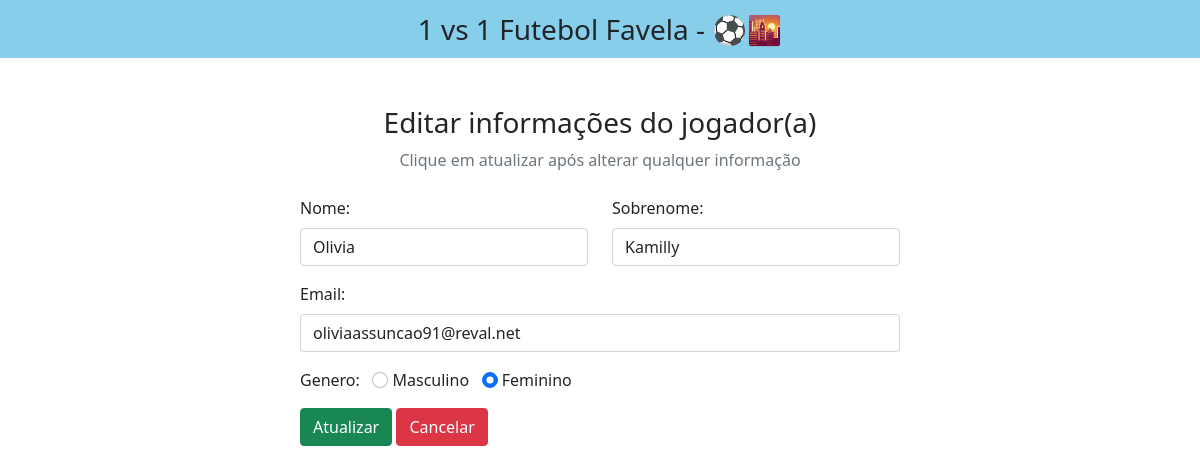
Page /edit.php?id=15 on the committed database.
### tables this page shows
CREATE TABLE `usuario` (
  `id` int(100) NOT NULL,
  `primeiro_nome` varchar(100) NOT NULL,
  `sobrenome` varchar(100) NOT NULL,
  `email` varchar(100) NOT NULL,
  `genero` varchar(100) NOT NULL
);

### edit.php (the view, shortened to what this page needs)
<?php
include "db_conn.php";
$id = $_GET["id"];
?>
<!DOCTYPE html>
<html lang="pt-br">
<head>
    <link href="https://cdn.jsdelivr.net/npm/bootstrap@5.0.2/dist/css/bootstrap.min.css" rel="stylesheet">
    <link rel="stylesheet" href="https://cdnjs.cloudflare.com/ajax/libs/font-awesome/6.4.0/css/all.min.css" />
</head>
<body>
    <nav class="navbar navbar-light justify-content-center fs-3 mb-5" style="background-color: #87CEEB;">
        1 vs 1 Futebol Favela - ⚽🌇
    </nav>
    <div class="container">
        <div class="text-center mb-4">
            <h3>Editar informações do jogador(a)</h3>
            <p class="text-muted">Clique em atualizar após alterar qualquer informação</p>
        </div>
        <?php
        $sql = "SELECT * FROM `usuario` WHERE id = $id LIMIT 1";
        $result = mysqli_query($conn, $sql);
        $row = mysqli_fetch_assoc($result);
        ?>
        <div class="container d-flex justify-content-center">
            <form action="" method="post" style="width:50vw; min-width:300px;">
                <div class="row mb-3">
                    <div class="col">
                        <label class="form-label">Nome:</label>
                        <input type="text" class="form-control" name="primeiro_nome" value="<?php echo $row['primeiro_nome'] ?>">
                    </div>
                    <div class="col">
                        <label class="form-label">Sobrenome:</label>
                        <input type="text" class="form-control" name="sobrenome" value="<?php echo $row['sobrenome'] ?>">
                    </div>
                </div>
                <div class="mb-3">
                    <label class="form-label">Email:</label>
                    <input type="email" class="form-control" name="email" value="<?php echo $row['email'] ?>">
                </div>
                <div class="form-group mb-3">
                    <label>Genero:</label>
                    <input type="radio" class="form-check-input" name="genero" id="masculino" value="masculino" <?php echo ($row["genero"] == 'male') ? "checked" : ""; ?>>
                    <label for="male" class="form-input-label">Masculino</label>
                    <input type="radio" class="form-check-input" name="genero" id="feminino" value="feminino" <?php echo ($row["genero"] == 'feminino') ? "checked" : ""; ?>>
                    <label for="female" class="form-input-label">Feminino</label>
                </div>
                <div>
                    <button type="submit" class="btn btn-success" name="submit">Atualizar</button>
                    <a href="index.php" class="btn btn-danger">Cancelar</a>
                </div>
            </form>
        </div>
    </div>
</body>
</html>

### rows in the picture
usuario: primeiro_nome "Olivia", sobrenome "Kamilly", email "oliviaassuncao91@reval.net", genero "☑"
